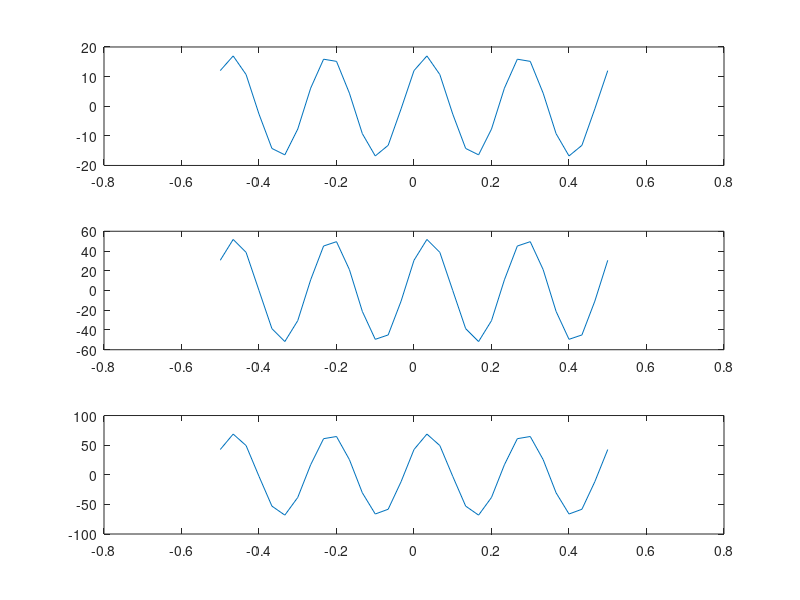

Write the MATLAB code that produced this figure.
A=1;
B=7;
C=3;
D=4;
E=4;
F=6;
G=5;
H=2;
A1=17;
A2= 52;
j1=0.785;
j2=0.942;
t=-0.5:1/30:0.5;
x1= A1*cos(2*pi*3446*t+j1);
x2= A2*cos(2*pi*3446*t+j2);
subplot(3,1,1),plot(t,x1)
subplot(3,1,2),plot(t,x2)
x3= x2+x1;
subplot(3,1,3),plot(t,x3)




